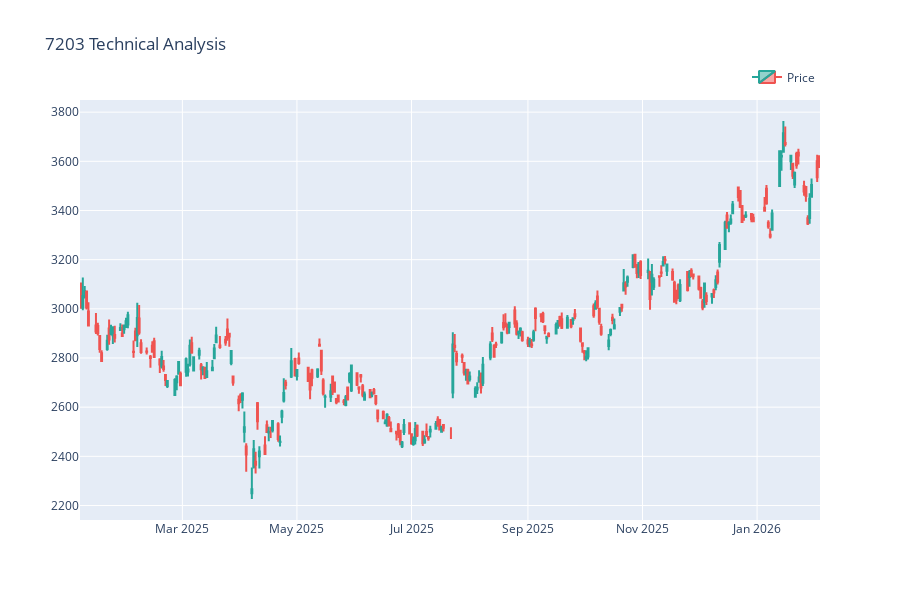

This figure's notebook cell:
### Markdown cell above
---
## 6. インタラクティブチャート

`plot_chart()`メソッドでPlotlyによるインタラクティブなローソク足チャートを生成します。

### 表示オプション
- `show_sma`: 移動平均線（リストで期間指定）
- `show_bb`: ボリンジャーバンド
- `show_rsi`: RSIサブプロット
- `show_macd`: MACDサブプロット
- `show_signals`: クロスシグナルマーカー

### Code cell
# 基本チャート（ローソク足のみ）
fig = analyzer_jp.plot_chart("7203", start="2025-01-01")
fig.show()

### Figure 1 — Plotly figure (JSON) as saved in the notebook; plotly's stock layout.template omitted (floating-point values rounded to 4 significant figures; data arrays with more than 128 entries replaced by an {"elided": "..."} marker saying what was removed)
{"data": [{"close": {"elided": "264 float values"}, "decreasing": {"line": {"color": "#ef5350"}}, "high": {"elided": "264 float values"}, "increasing": {"line": {"color": "#26a69a"}}, "low": {"elided": "264 float values"}, "name": "Price", "open": {"elided": "264 float values"}, "type": "candlestick", "x": {"elided": "264 str values"}, "xaxis": "x", "yaxis": "y"}], "layout": {"height": 600, "legend": {"orientation": "h", "x": 1, "xanchor": "right", "y": 1.02, "yanchor": "bottom"}, "showlegend": true, "title": {"text": "7203 Technical Analysis"}, "xaxis": {"anchor": "y", "domain": [0, 1], "rangeslider": {"visible": false}}, "yaxis": {"anchor": "x", "domain": [0, 1]}}}
